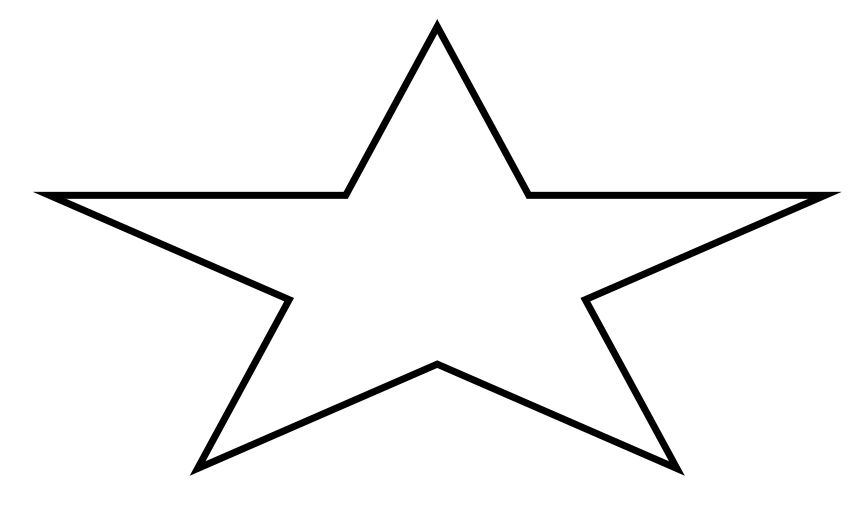
//> input picture testing/Template.png, 1733 x 1016 px, given in place of the camera (shown at 1/2 size); the run also reads 1 picture not shown here
$ ./MatchTemplateTest   (built with g++ and OpenCV 4)
//> lines starting //> are read from the running program, lines starting //| are printed output that depends on the picture; after the words box and inside, x2 and y2 are one past the last pixel; in counts of white or black regions, pixels touching at a corner belong together
#include <iostream>
#include <opencv2/opencv.hpp>

using namespace std;
using namespace cv;

VideoCapture capture;
Mat srcImage;

int main()
{
    capture.open(1);         //打开摄像头
    if (!capture.isOpened()) //如果视频不能正常打开则返回
    {
        cout << "摄像头打开失败！" << endl;
        return 0;
    }
    while (1)
    {
        capture >> srcImage;  //等价于 capture.read(frame);
//> srcImage is the input picture: 1016 rows x 1733 cols, CV_8UC3; min 0, max 255, mean 245.2
        if (srcImage.empty()) //如果某帧为空则退出循环
        {
            cout << "摄像头断开！" << endl;
            break;
        }
        //imshow("video", srcImage);

        Mat img, templ, result;
        // templ = srcImage;
        resize(srcImage, templ, Size(640, 480));
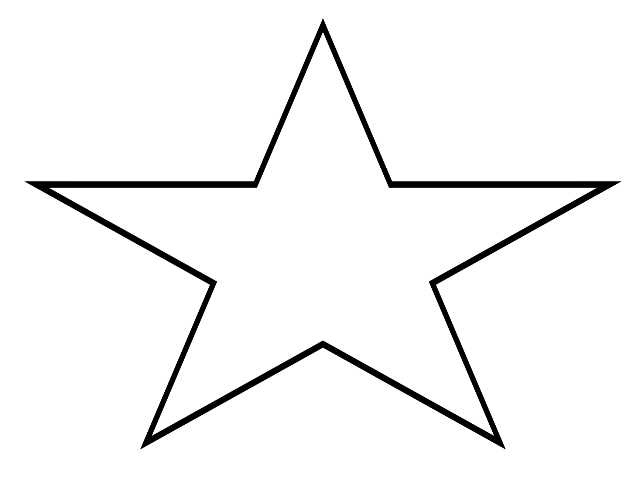
//> templ: 480 rows x 640 cols, CV_8UC3; min 0, max 255, mean 245.2
        img = imread("Template.png");

        int result_cols = img.cols - templ.cols + 1;
//> result_cols = 1094
        int result_rows = img.rows - templ.rows + 1;
//> result_rows = 537
        cout << result_cols << " " << result_rows << endl;
//| 1094 537
        result.create(result_cols, result_rows, CV_32FC1);

        matchTemplate(img, templ, result, TM_SQDIFF_NORMED); //这里我们使用的匹配算法是标准平方差匹配 method=CV_TM_SQDIFF_NORMED，数值越小匹配度越好
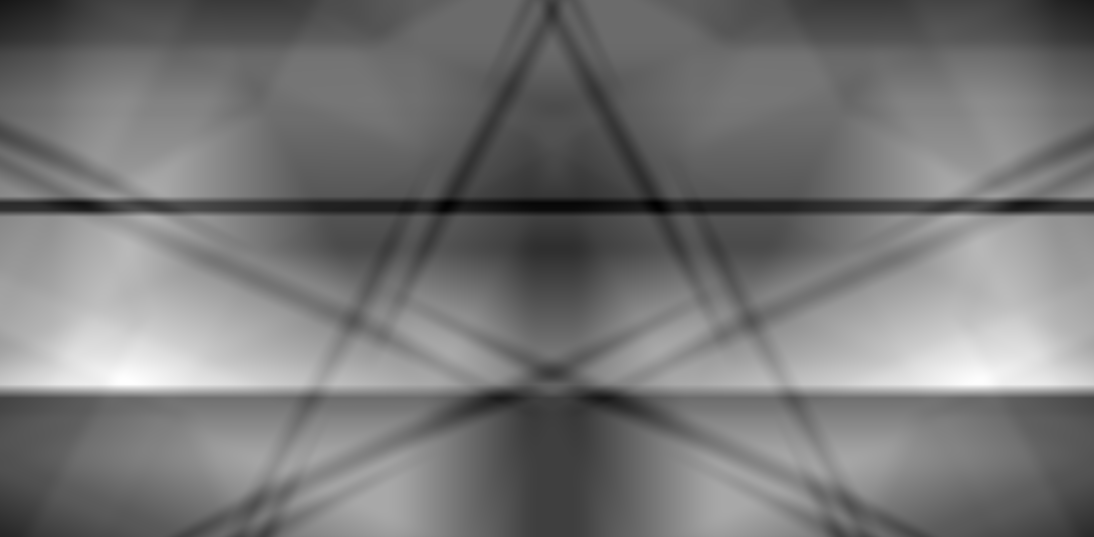
//> result: 537 rows x 1094 cols, CV_32FC1; min 0.0643, max 0.112, mean 0.0863; drawn with min black and max white
        normalize(result, result, 0, 1, NORM_MINMAX, -1, Mat());

        double minVal = -1;
        double maxVal;
        Point minLoc;
        Point maxLoc;
        Point matchLoc;
        cout << "匹配度：" << minVal << endl;
        minMaxLoc(result, &minVal, &maxVal, &minLoc, &maxLoc, Mat());
//> minVal = 0; maxVal = 1; minLoc = Point(655, 203); maxLoc = Point(125, 381)

        cout << "匹配度：" << minVal << endl;
//| 匹配度：0

        matchLoc = minLoc;
//> matchLoc = Point(655, 203)

        rectangle(img, matchLoc, Point(matchLoc.x + templ.cols, matchLoc.y + templ.rows), Scalar(0, 255, 0), 2, 8, 0);
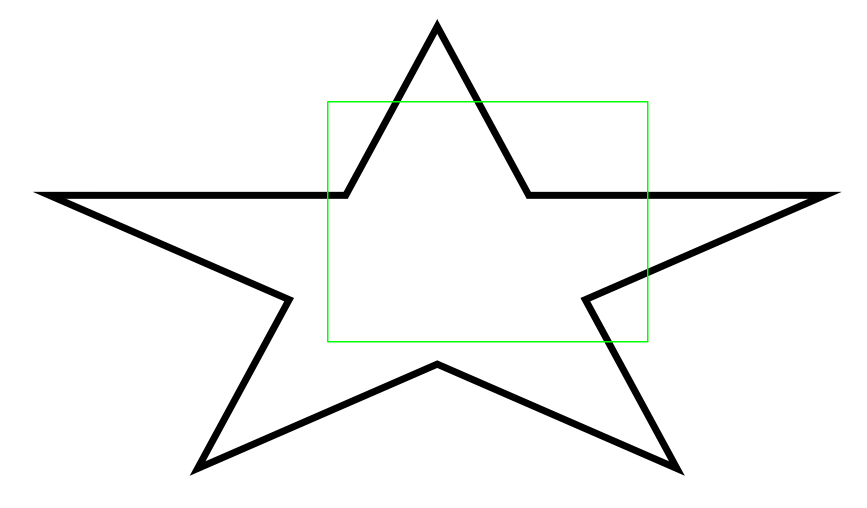
//> img: 1016 rows x 1733 cols, CV_8UC3 (shown at 1/2 size); 0.38% of pixels changed, all inside (x1, y1, x2, y2) = (654, 202, 1297, 685)

        imshow("img", img);
        imshow("video", templ);

        waitKey(1); //每帧延时 1 毫秒，如果不延时，图像将无法显示
    }
    return 0;
}
